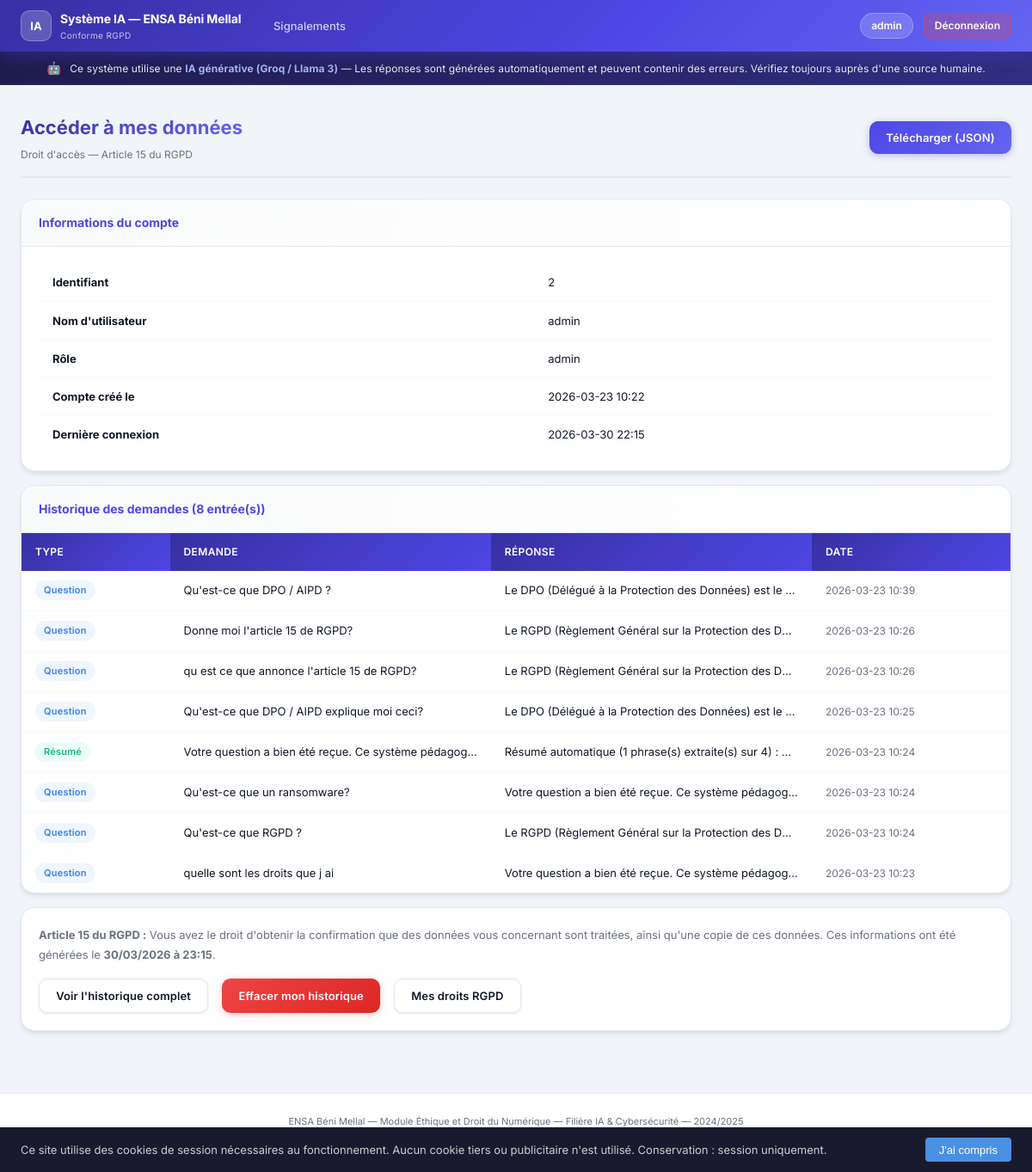
/mes-donnees (signed in), run on the app's committed database.
### tables this page shows
CREATE TABLE users (
        id INTEGER PRIMARY KEY AUTOINCREMENT,
        username TEXT UNIQUE NOT NULL,
        password_hash TEXT NOT NULL,
        role TEXT DEFAULT 'etudiant',
        created_at TEXT DEFAULT CURRENT_TIMESTAMP,
        last_login TEXT
    , email TEXT, consent_accepted TEXT, totp_secret TEXT, force_password_change INTEGER DEFAULT 0);

CREATE TABLE history (
        id INTEGER PRIMARY KEY AUTOINCREMENT,
        user_id INTEGER NOT NULL,
        type TEXT NOT NULL,
        query TEXT NOT NULL,
        response TEXT NOT NULL,
        timestamp TEXT DEFAULT CURRENT_TIMESTAMP,
        FOREIGN KEY(user_id) REFERENCES users(id)
    );

### app.py (the view)
@app.route('/mes-donnees')
@login_required
def mes_donnees():
    conn = get_db()
    user = conn.execute(
        "SELECT id, username, role, created_at, last_login FROM users WHERE id=?",
        (session['user_id'],)
    ).fetchone()
    hist = conn.execute(
        "SELECT type, query, response, timestamp FROM history WHERE user_id=? ORDER BY timestamp DESC",
        (session['user_id'],)
    ).fetchall()
    conn.close()
    log_action(session['user_id'], 'ACCESS_DATA', 'Droit d\'accès art. 15 RGPD')
    now = datetime.now().strftime('%d/%m/%Y à %H:%M')
    return render_template('mes_donnees.html', user=user, history=hist, now=now)

### app.py (called while the page is built)
@app.before_request
def csrf_protect():
    if request.method == 'POST':
        if request.endpoint in _CSRF_EXEMPT:
            return
        token      = session.get('_csrf_token')
        form_token = request.form.get('_csrf_token')
        if not token or token != form_token:
            flash('Erreur de sécurité (jeton CSRF invalide). Veuillez réessayer.', 'danger')
            return redirect(request.referrer or url_for('login'))

@app.before_request
def check_user_requirements():
    if 'user_id' not in session:
        return
    if request.endpoint in _NO_CHECK_ENDPOINTS:
        return
    conn = get_db()
    user = conn.execute(
        "SELECT consent_accepted, force_password_change FROM users WHERE id=?",
        (session['user_id'],)
    ).fetchone()
    conn.close()
    if not user:
        return
    if not user['consent_accepted']:
        return redirect(url_for('consent'))
    if user['force_password_change']:
        return redirect(url_for('change_password'))

def get_db():
    conn = sqlite3.connect(DATABASE)
    conn.row_factory = sqlite3.Row
    return conn

def login_required(f):
    @wraps(f)
    def decorated(*args, **kwargs):
        if 'user_id' not in session:
            flash('Veuillez vous connecter pour accéder à cette page.', 'warning')
            return redirect(url_for('login'))
        return f(*args, **kwargs)
    return decorated

def log_action(user_id, action, details=''):
    conn = get_db()
    conn.execute("INSERT INTO audit_log (user_id, action, details) VALUES (?, ?, ?)",
                 (user_id, action, details))
    conn.commit()
    conn.close()

@app.context_processor
def inject_admin_notifications():
    if session.get('role') == 'admin':
        conn = get_db()
        count = conn.execute(
            "SELECT COUNT(*) as c FROM signalements WHERE statut='en_attente'"
        ).fetchone()['c']
        conn.close()
        return {'pending_signalements': count}
    return {'pending_signalements': 0}

### templates/mes_donnees.html (shortened to what this page needs)
{% extends "base.html" %}
{% block content %}
<div class="page-header">
  <div>
    <h1>Accéder à mes données</h1>
    <p class="page-sub">Droit d'accès — Article 15 du RGPD</p>
  </div>
  <a href="{{ url_for('export_data') }}" class="btn btn-primary">Télécharger (JSON)</a>
</div>
<div class="card" style="margin-bottom:1rem;">
  <div class="card-header"><h2>Informations du compte</h2></div>
  <div class="card-body">
    <table class="data-table">
      <tbody>
        <tr><td><strong>Identifiant</strong></td><td>{{ user.id }}</td></tr>
        <tr><td><strong>Nom d'utilisateur</strong></td><td>{{ user.username }}</td></tr>
        <tr><td><strong>Rôle</strong></td><td>{{ user.role }}</td></tr>
        <tr><td><strong>Compte créé le</strong></td><td>{{ user.created_at[:16] if user.created_at else '—' }}</td></tr>
        <tr><td><strong>Dernière connexion</strong></td><td>{{ user.last_login[:16] if user.last_login else '—' }}</td></tr>
      </tbody>
    </table>
  </div>
</div>
<div class="card" style="margin-bottom:1rem;">
  <div class="card-header">
    <h2>Historique des demandes ({{ history|length }} entrée(s))</h2>
  </div>
  <div class="card-body" style="padding:0;">
    {% if history %}
    <table class="data-table">
      <thead>
        <tr>
          <th>Type</th>
          <th>Demande</th>
          <th>Réponse</th>
          <th>Date</th>
        </tr>
      </thead>
      <tbody>
        {% for h in history %}
        <tr>
          <td><span class="tag tag-{{ h.type }}">{{ 'Résumé' if h.type == 'resume' else 'Question' }}</span></td>
          <td class="td-text"><span class="text-truncate" title="{{ h.query }}">{{ h.query[:80] }}{% if h.query|length > 80 %}...{% endif %}</span></td>
          <td class="td-text"><span class="text-truncate" title="{{ h.response }}">{{ h.response[:80] }}{% if h.response|length > 80 %}...{% endif %}</span></td>
          <td class="td-date">{{ h.timestamp[:16] }}</td>
        </tr>
        {% endfor %}
      </tbody>
    </table>
    {% else %}
    <div class="empty-block"><p>Aucune donnée dans votre historique.</p></div>
    {% endif %}
  </div>
</div>
<div class="card">
  <div class="card-body">
    <p class="card-text">
      <strong>Article 15 du RGPD :</strong> Vous avez le droit d'obtenir la confirmation que des données vous
      concernant sont traitées, ainsi qu'une copie de ces données. Ces informations ont été générées le
      <strong>{{ now }}</strong>.
    </p>
    <div style="display:flex; gap:1rem; margin-top:1rem; flex-wrap:wrap;">
      <a href="{{ url_for('history') }}" class="btn btn-secondary">Voir l'historique complet</a>
      <a href="{{ url_for('clear_history_form') }}" class="btn btn-danger">Effacer mon historique</a>
      <a href="{{ url_for('droits') }}" class="btn btn-secondary">Mes droits RGPD</a>
    </div>
  </div>
</div>
{% endblock %}

### static/css/style.css (style rules this page uses)
:root { --primary: #4F46E5; --primary-dk: #3730A3; --primary-lt: #EEF2FF; --primary-mid: #6366F1; --accent: #06B6D4; --accent-lt: #ECFEFF; --success: #10B981; --success-lt: #ECFDF5; --danger: #EF4444; --danger-lt: #FEF2F2; --warning: #F59E0B; --warning-lt: #FFFBEB; --info: #3B82F6; --info-lt: #EFF6FF; --gray: #6B7280; --gray-lt: #F9FAFB; --gray-mid: #E5E7EB; --border: #E5E7EB; --text: #111827; --text-muted: #6B7280; --white: #FFFFFF; --radius: 10px; --radius-lg: 16px; --shadow-sm: 0 1px 3px rgba(0,0,0,.08), 0 1px 2px rgba(0,0,0,.04); --shadow: 0 4px 6px -1px rgba(0,0,0,.08), 0 2px 4px -1px rgba(0,0,0,.04); --shadow-lg: 0 10px 25px -3px rgba(0,0,0,.10), 0 4px 6px -2px rgba(0,0,0,.05); }
* { box-sizing: border-box; margin: 0; padding: 0; }
body { font-family: 'Inter', -apple-system, BlinkMacSystemFont, 'Segoe UI', sans-serif; font-size: 14px; line-height: 1.6; color: var(--text); background: #F1F5F9; min-height: 100vh; }
a { color: var(--primary); text-decoration: none; transition: color .15s; }
.btn { display: inline-flex; align-items: center; justify-content: center; gap: 6px; padding: 0.55rem 1.2rem; border-radius: var(--radius); font-size: 13px; font-weight: 600; cursor: pointer; border: none; transition: all .18s; letter-spacing: .01em; text-align: center; white-space: nowrap; }
.btn-primary { background: linear-gradient(135deg, var(--primary) 0%, var(--primary-mid) 100%); color: var(--white); box-shadow: 0 2px 8px rgba(79,70,229,.35); }
.btn-secondary { background: var(--white); color: var(--text); border: 1.5px solid var(--border); box-shadow: var(--shadow-sm); }
.btn-danger { background: linear-gradient(135deg, #EF4444 0%, #DC2626 100%); color: var(--white); box-shadow: 0 2px 8px rgba(239,68,68,.3); }
.card { background: var(--white); border: 1px solid var(--border); border-radius: var(--radius-lg); box-shadow: var(--shadow); overflow: hidden; transition: box-shadow .2s; }
.card-header { display: flex; align-items: center; justify-content: space-between; padding: 1rem 1.25rem; border-bottom: 1px solid var(--border); background: linear-gradient(to right, var(--gray-lt), var(--white)); }
.card-header h2 { font-size: 14px; font-weight: 700; color: var(--primary); }
.card-body { padding: 1.25rem; }
.card-text { font-size: 13px; color: var(--text-muted); line-height: 1.75; }
.page-header { display: flex; align-items: center; justify-content: space-between; margin-bottom: 1.5rem; padding-bottom: 1rem; border-bottom: 2px solid var(--border); }
.page-header h1 { font-size: 22px; font-weight: 700; color: var(--text); background: linear-gradient(135deg, var(--primary-dk), var(--primary-mid)); -webkit-background-clip: text; -webkit-text-fill-color: transparent; background-clip: text; }
.page-sub { font-size: 12px; color: var(--text-muted); margin-top: 3px; }
.tag { display: inline-block; font-size: 11px; font-weight: 600; padding: 3px 10px; border-radius: 20px; letter-spacing: .02em; }
.tag-question { background: var(--info-lt); color: var(--info); }
.tag-resume { background: var(--success-lt); color: var(--success); }
.data-table { width: 100%; border-collapse: collapse; font-size: 13px; }
.data-table th { background: linear-gradient(135deg, var(--primary-dk) 0%, var(--primary) 100%); color: var(--white); padding: 0.75rem 1rem; text-align: left; font-size: 12px; font-weight: 600; letter-spacing: .03em; text-transform: uppercase; }
.data-table th:first-child { border-radius: 0; }
.data-table td { padding: 0.7rem 1rem; border-bottom: 1px solid var(--gray-lt); vertical-align: middle; }
.data-table tr:last-child td { border-bottom: none; }
.td-date { color: var(--text-muted); font-size: 12px; white-space: nowrap; }
.td-text { max-width: 220px; }
.text-truncate { display: block; overflow: hidden; text-overflow: ellipsis; white-space: nowrap; }

### data on the page
users: id "2", username "admin", role "admin", created_at "2026-03-23 10:22", last_login "2026-03-30 22:15"
history: type "Question", query "Qu'est-ce que DPO / AIPD ?", response "Le DPO (Délégué à la Protection des Données) est le…", timestamp "2026-03-23 10:39"
history: type "Question", query "Donne moi l'article 15 de RGPD?", response "Le RGPD (Règlement Général sur la Protection des D…", timestamp "2026-03-23 10:26"
history: type "Question", query "qu est ce que annonce l'article 15 de RGPD?", response "Le RGPD (Règlement Général sur la Protection des D…", timestamp "2026-03-23 10:26"
history: type "Question", query "Qu'est-ce que DPO / AIPD explique moi ceci?", response "Le DPO (Délégué à la Protection des Données) est le…", timestamp "2026-03-23 10:25"
history: type "Résumé", query "Votre question a bien été reçue. Ce système pédago…", response "Résumé automatique (1 phrase(s) extraite(s) sur 4) :…", timestamp "2026-03-23 10:24"
history: type "Question", query "Qu'est-ce que un ransomware?", response "Votre question a bien été reçue. Ce système pédago…", timestamp "2026-03-23 10:24"
history: type "Question", query "Qu'est-ce que RGPD ?", response "Le RGPD (Règlement Général sur la Protection des D…", timestamp "2026-03-23 10:24"
history: type "Question", query "quelle sont les droits que j ai", response "Votre question a bien été reçue. Ce système pédago…", timestamp "2026-03-23 10:23"

### other printed values
{{ session.username }} "admin"
{{ history|length }} "8"
